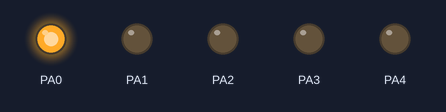
Bench run of a program on a simulated ATmega32, built with avr-gcc and emulated at 8 MHz. On the bench: output pins drawn as LEDs (lit = HIGH).

Above: at 0.1 s.
At 0.7 s:
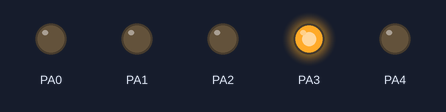
At 1.3 s:
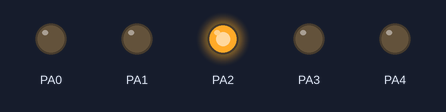
At 2.7 s:
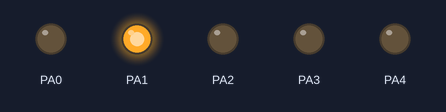
Timing chart, 0 to 3.0 s (numbered marks = the images above):
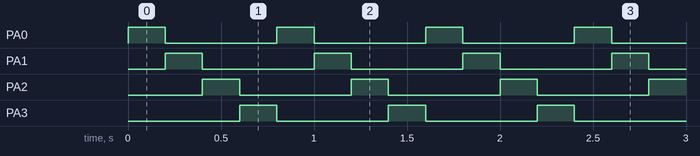

The program:

main.c
```c
/*
 * main.c
 *
 *  Created on: Sep 19, 2024
 *      Author: 1
 */
#include<avr/io.h>
#include<util/delay.h>
int main()
{
	DDRA = 0b00011111 ;

	while(1)
	{
		/*
		PORTA = 0b00000001 ;
			_delay_ms(1000);
			PORTA = 0b00000000 ;
			_delay_ms(1000);
			*/
		for(int i=0 ; i<5 ; i++){
	PORTA =0b00000001;
	_delay_ms(200);
	PORTA =0b00000010;
		_delay_ms(200);
		PORTA =0b00000100;
			_delay_ms(200);
			PORTA =0b00001000;
				_delay_ms(200);
		}
	}
}
```

Measured:
- by itself, PA0–3: alternates HIGH for 0.20 s and LOW for 0.60 s
- by itself, everything shown: repeats every 0.80 s, in 4 steps
